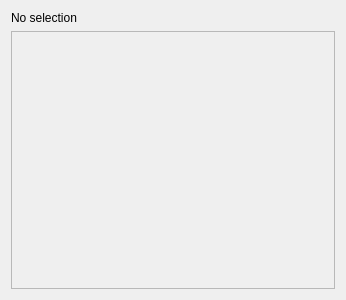
<?xml version="1.0" encoding="UTF-8"?>
<ui version="4.0">
 <class>PropertyView</class>
 <widget class="QWidget" name="PropertyView">
  <property name="geometry">
   <rect>
    <x>0</x>
    <y>0</y>
    <width>346</width>
    <height>300</height>
   </rect>
  </property>
  <property name="windowTitle">
   <string>Form</string>
  </property>
  <layout class="QVBoxLayout" name="verticalLayout">
   <item>
    <widget class="QLabel" name="titleLabel">
     <property name="text">
      <string>No selection</string>
     </property>
    </widget>
   </item>
   <item>
    <widget class="QScrollArea" name="scrollArea">
     <property name="widgetResizable">
      <bool>true</bool>
     </property>
     <widget class="QWidget" name="scrollAreaWidgetContents">
      <property name="geometry">
       <rect>
        <x>0</x>
        <y>0</y>
        <width>326</width>
        <height>256</height>
       </rect>
      </property>
      <layout class="QVBoxLayout" name="verticalLayout_3">
       <item>
        <layout class="QVBoxLayout" name="propertiesLayout"/>
       </item>
      </layout>
     </widget>
    </widget>
   </item>
  </layout>
 </widget>
 <resources/>
 <connections/>
</ui>
